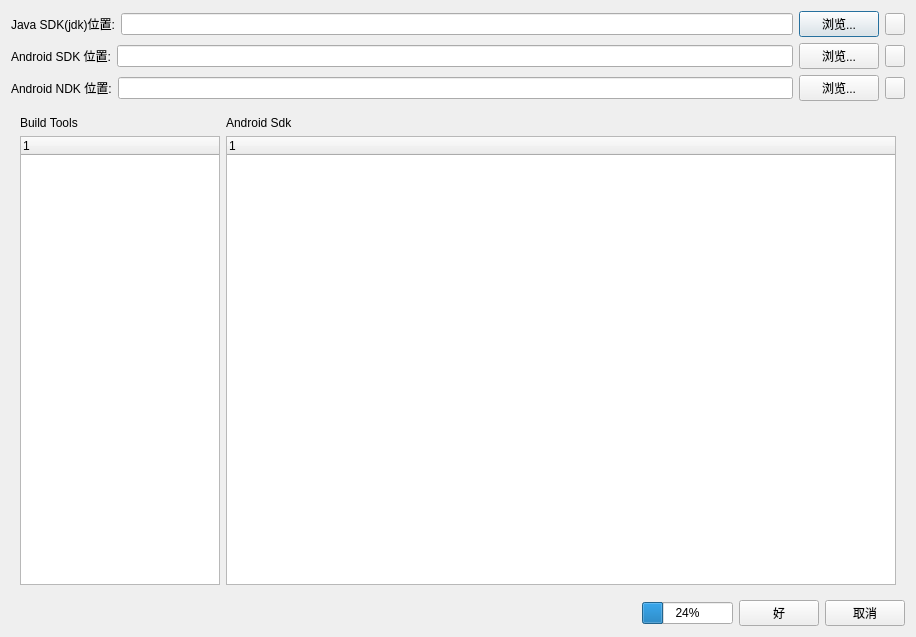
<?xml version="1.0" encoding="UTF-8"?>
<ui version="4.0">
 <class>MainWindow</class>
 <widget class="QDialog" name="MainWindow">
  <property name="geometry">
   <rect>
    <x>0</x>
    <y>0</y>
    <width>916</width>
    <height>637</height>
   </rect>
  </property>
  <property name="windowTitle">
   <string>安卓SDK设置</string>
  </property>
  <layout class="QVBoxLayout" name="verticalLayout" stretch="0,0,0,1,0">
   <item>
    <layout class="QHBoxLayout" name="horizontalLayout_4">
     <item>
      <widget class="QLabel" name="label_3">
       <property name="text">
        <string>Java SDK(jdk)位置:</string>
       </property>
      </widget>
     </item>
     <item>
      <widget class="QLineEdit" name="edtjava"/>
     </item>
     <item>
      <widget class="QPushButton" name="b0">
       <property name="text">
        <string>浏览...</string>
       </property>
      </widget>
     </item>
     <item>
      <widget class="QPushButton" name="btndljdk">
       <property name="maximumSize">
        <size>
         <width>20</width>
         <height>16777215</height>
        </size>
       </property>
       <property name="text">
        <string/>
       </property>
       <property name="icon">
        <iconset>
         <normaloff>plugins/xandroid/download.png</normaloff>plugins/xandroid/download.png</iconset>
       </property>
      </widget>
     </item>
    </layout>
   </item>
   <item>
    <layout class="QHBoxLayout" name="horizontalLayout">
     <item>
      <widget class="QLabel" name="label">
       <property name="text">
        <string>Android SDK 位置:</string>
       </property>
      </widget>
     </item>
     <item>
      <widget class="QLineEdit" name="edtsdk"/>
     </item>
     <item>
      <widget class="QPushButton" name="b1">
       <property name="text">
        <string>浏览...</string>
       </property>
      </widget>
     </item>
     <item>
      <widget class="QPushButton" name="btndladk">
       <property name="maximumSize">
        <size>
         <width>20</width>
         <height>16777215</height>
        </size>
       </property>
       <property name="text">
        <string/>
       </property>
       <property name="icon">
        <iconset>
         <normaloff>plugins/xandroid/download.png</normaloff>plugins/xandroid/download.png</iconset>
       </property>
      </widget>
     </item>
    </layout>
   </item>
   <item>
    <layout class="QHBoxLayout" name="horizontalLayout_2">
     <item>
      <widget class="QLabel" name="label_2">
       <property name="text">
        <string>Android NDK 位置:</string>
       </property>
      </widget>
     </item>
     <item>
      <widget class="QLineEdit" name="edtndk"/>
     </item>
     <item>
      <widget class="QPushButton" name="b2">
       <property name="text">
        <string>浏览...</string>
       </property>
      </widget>
     </item>
     <item>
      <widget class="QPushButton" name="btndlndk">
       <property name="maximumSize">
        <size>
         <width>20</width>
         <height>16777215</height>
        </size>
       </property>
       <property name="text">
        <string/>
       </property>
       <property name="icon">
        <iconset>
         <normaloff>plugins/xandroid/download.png</normaloff>plugins/xandroid/download.png</iconset>
       </property>
      </widget>
     </item>
    </layout>
   </item>
   <item>
    <widget class="QWidget" name="widget" native="true">
     <layout class="QHBoxLayout" name="horizontalLayout_5" stretch="0,3">
      <item>
       <layout class="QVBoxLayout" name="verticalLayout_3">
        <item>
         <widget class="QLabel" name="label_5">
          <property name="text">
           <string>Build Tools</string>
          </property>
         </widget>
        </item>
        <item>
         <widget class="QTreeWidget" name="toolslist">
          <property name="maximumSize">
           <size>
            <width>200</width>
            <height>16777215</height>
           </size>
          </property>
          <column>
           <property name="text">
            <string notr="true">1</string>
           </property>
          </column>
         </widget>
        </item>
       </layout>
      </item>
      <item>
       <layout class="QVBoxLayout" name="verticalLayout_4">
        <item>
         <widget class="QLabel" name="label_4">
          <property name="text">
           <string>Android Sdk</string>
          </property>
         </widget>
        </item>
        <item>
         <widget class="QTreeWidget" name="apilist">
          <column>
           <property name="text">
            <string notr="true">1</string>
           </property>
          </column>
         </widget>
        </item>
       </layout>
      </item>
     </layout>
    </widget>
   </item>
   <item>
    <layout class="QHBoxLayout" name="horizontalLayout_3" stretch="1,0,0,0">
     <item>
      <widget class="QLabel" name="labstat">
       <property name="text">
        <string/>
       </property>
      </widget>
     </item>
     <item>
      <widget class="QProgressBar" name="pgbdl">
       <property name="value">
        <number>24</number>
       </property>
      </widget>
     </item>
     <item>
      <widget class="QPushButton" name="btnok">
       <property name="text">
        <string>好</string>
       </property>
      </widget>
     </item>
     <item>
      <widget class="QPushButton" name="btncan">
       <property name="text">
        <string>取消</string>
       </property>
      </widget>
     </item>
    </layout>
   </item>
  </layout>
 </widget>
 <resources/>
 <connections/>
</ui>
